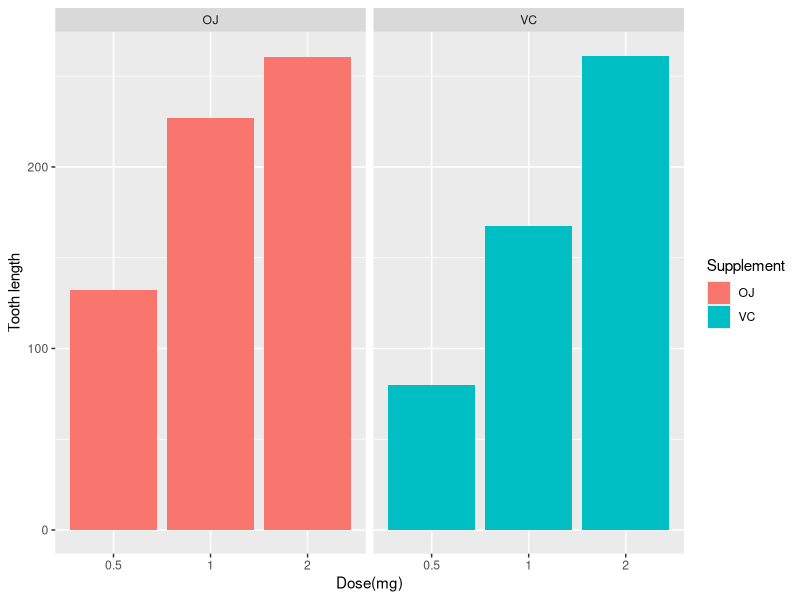

Generate this figure with R:
## ---- chunk 1
library(datasets)
library(ggplot2)
ggplot(data=ToothGrowth, aes(x=as.factor(dose), y=len, fill=supp)) +
    geom_bar(stat="identity",) +
    facet_grid(. ~ supp) +
    xlab("Dose(mg)") +
    ylab("Tooth length") +
    guides(fill=guide_legend(title="Supplement"))
## ---- chunk 2
fit <- lm(len ~ dose + supp, data=ToothGrowth)
summary(fit)
## ---- chunk 3
confint(fit)
